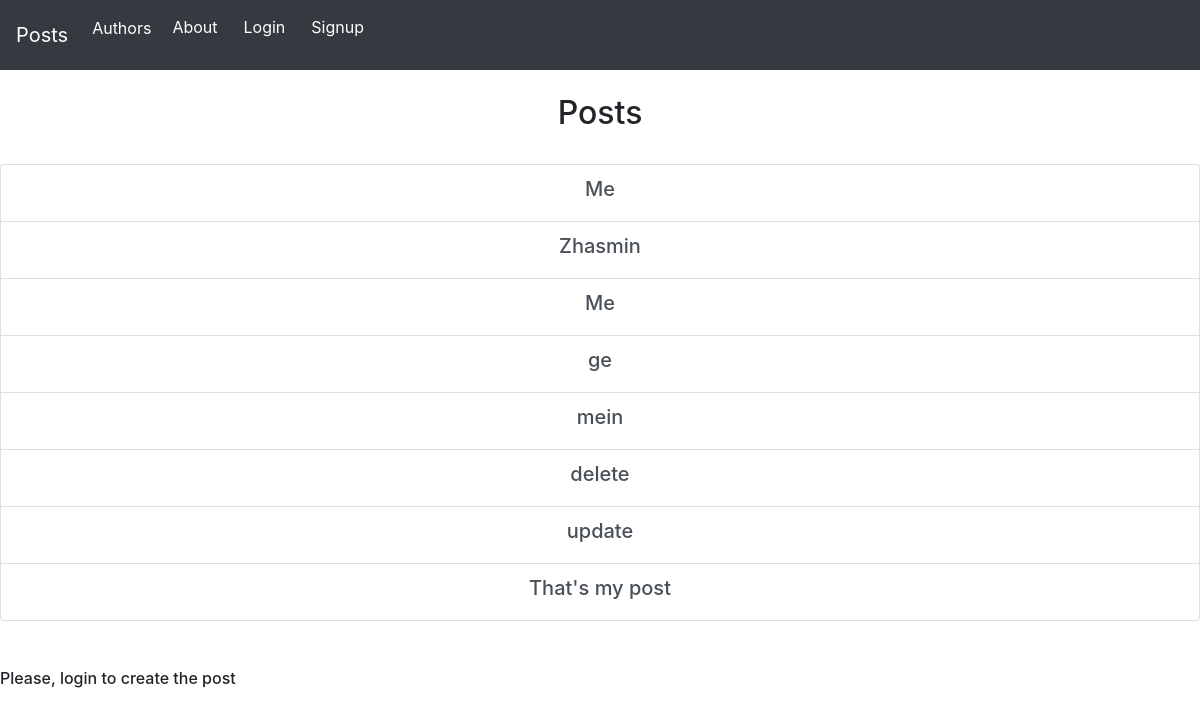
The page / on the database its author committed.
### Blog/models.py (models this page shows, shortened)
class Post(models.Model):
    theme = models.CharField(max_length=100)
    post_text = models.CharField(max_length=4000)
    pub_date = models.DateTimeField(auto_now_add=True)
    author = models.ForeignKey(
        User,
        on_delete=models.CASCADE,
    )
    def was_published_recently(self):
        now = timezone.now()
        return now - datetime.timedelta(days=1) <= self.pub_date <= now
    was_published_recently.admin_order_field = 'pub_date'
    was_published_recently.boolean = True
    was_published_recently.self_description = 'Published recently?'

### Blog/views.py (the view)
# urls.py: path('', views.IndexView.as_view(), name='index'),
class IndexView(generic.ListView):
    queryset = Post.objects.all()
    template_name = 'Blog/index.html'
    context_object_name = 'latest_post_list'

### Blog/templates/Blog/index.html
{% extends 'main.html' %}
{% block content %}
    <br>
    <h2 align="center">Posts</h2>
        <br>
        <div class="list-group">
        {% for Post in latest_post_list %}
            <a href="{% url 'Blog:detail' Post.pk %}" class="list-group-item list-group-item-action"><h5 align="center">{{ Post.theme }}</h5></a>
        {% endfor %}
        </div>
        <br>
        {% if user.is_authenticated %}
        <div class="creat">
            <a href="{% url 'Blog:create' %}">Create a new post</a>
        </div>
        {% else %}
        <br>
        <h6>Please, login to create the post</h6>
        {% endif %}
{% endblock %}

### rows shown on the page
Post: theme "Me"
Post: theme "Zhasmin"
Post: theme "Me"
Post: theme "ge"
Post: theme "mein"
Post: theme "delete"
Post: theme "update"
Post: theme "That's my post"
